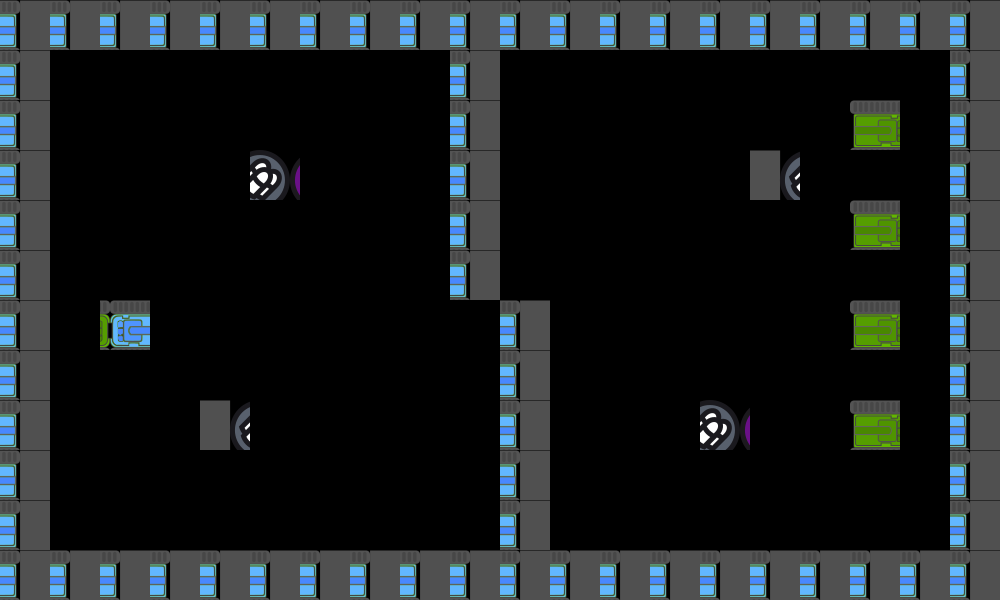

The image is a tile-based game level rendered from a .tmx file. Its description and complete source (layers, tilesets, objects, tile grids) follow:
An orthogonal 20x12 tile map with 50x50 px tiles, 1 tile layer (圖塊層 1).

<map version="1.9" tiledversion="1.9.2" orientation="orthogonal" renderorder="right-down" width="20" height="12" tilewidth="50" tileheight="50" infinite="0" nextlayerid="2" nextobjectid="1">
 <tileset firstgid="1" name="TankManObj" tilewidth="50" tileheight="50" tilecount="5" columns="5">
  <image source="../image/TankManObj.png" width="250" height="50" />
 </tileset>
 <layer id="1" name="圖塊層 1" width="20" height="12">
  <data encoding="csv">
3,3,3,3,3,3,3,3,3,3,3,3,3,3,3,3,3,3,3,3,
3,0,0,0,0,0,0,0,0,3,0,0,0,0,0,0,0,0,0,3,
3,0,0,0,0,0,0,0,0,3,0,0,0,0,0,0,0,1,0,3,
3,0,0,0,0,5,0,0,0,3,0,0,0,0,0,4,0,0,0,3,
3,0,0,0,0,0,0,0,0,3,0,0,0,0,0,0,0,1,0,3,
3,0,0,0,0,0,0,0,0,3,0,0,0,0,0,0,0,0,0,3,
3,0,2,0,0,0,0,0,0,0,3,0,0,0,0,0,0,1,0,3,
3,0,0,0,0,0,0,0,0,0,3,0,0,0,0,0,0,0,0,3,
3,0,0,0,4,0,0,0,0,0,3,0,0,0,5,0,0,1,0,3,
3,0,0,0,0,0,0,0,0,0,3,0,0,0,0,0,0,0,0,3,
3,0,0,0,0,0,0,0,0,0,3,0,0,0,0,0,0,0,0,3,
3,3,3,3,3,3,3,3,3,3,3,3,3,3,3,3,3,3,3,3
</data>
 </layer>
</map>